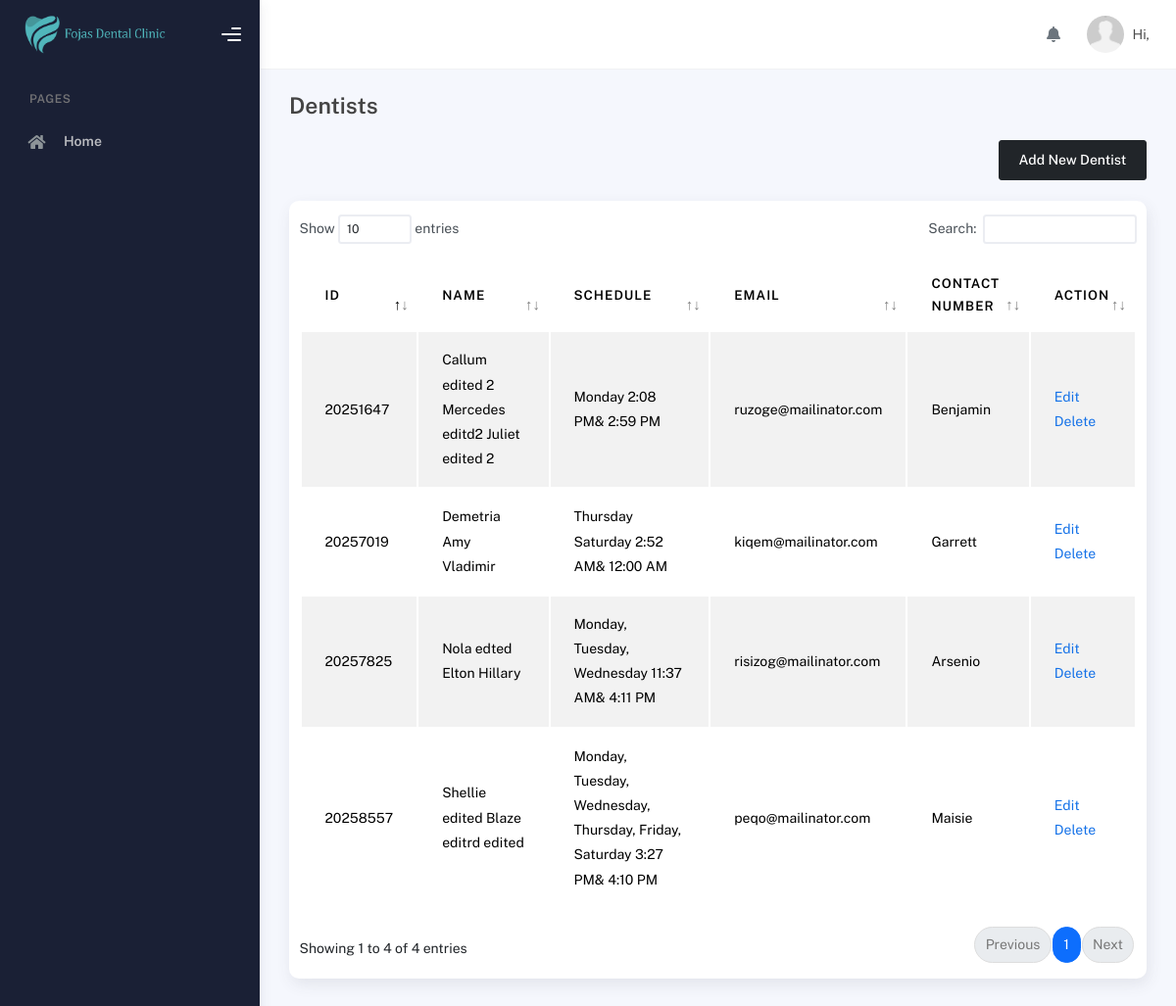
/modules/admin/view-dentists.php, run on an earlier commit of the app's database.
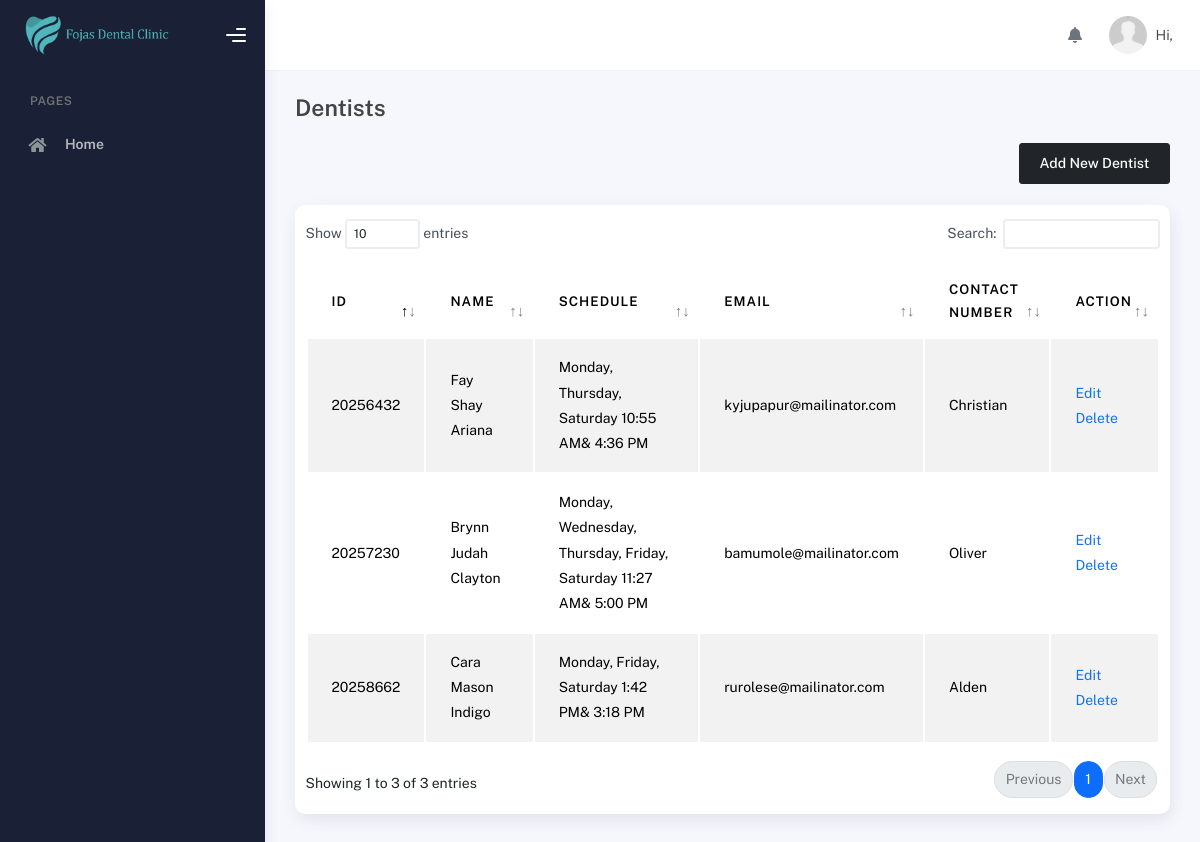
And on a later commit of the database.
### tables this page shows
CREATE TABLE `schedule` (
  `id` int(11) NOT NULL,
  `user_id` int(255) NOT NULL,
  `day` varchar(150) NOT NULL,
  `start_time` varchar(100) NOT NULL,
  `end_time` varchar(100) NOT NULL,
  `date_created` date NOT NULL,
  `date_updated` date NOT NULL
);

CREATE TABLE `users` (
  `id` int(11) NOT NULL,
  `user_id` int(100) NOT NULL,
  `role_id` int(11) NOT NULL,
  `first_name` varchar(250) NOT NULL,
  `middle_name` varchar(255) NOT NULL,
  `last_name` varchar(255) NOT NULL,
  `mobile_number` varchar(255) NOT NULL,
  `email` varchar(255) NOT NULL,
  `password` varchar(255) NOT NULL,
  `date_of_birth` date NOT NULL,
  `date_created` date NOT NULL,
  `date_updated` date NOT NULL,
  `token` varchar(255) DEFAULT NULL,
  `address` varchar(255) DEFAULT NULL
);

### modules/admin/view-dentists.php (the view, shortened to what this page needs)
<?php
include('../../connection/connection.php');
?>
<!DOCTYPE html>
<html lang="en">
<head>
    <?php include '../../includes/styles.php' ?>
</head>
<body>
    <div class="wrapper">
        <?php include '../../includes/sidebar.php'; ?>
      <div class="main-panel">
        <?php include '../../includes/topbar.php'; ?>
        <div class="container">
          <div class="page-inner">
            <div class="page-header">
              <h4 class="page-title">Dentists</h4>
            </div>
            <div class="page-category">
                <div class="row mb-4">
                    <div class="col-lg-12">
                        <div class="d-flex justify-content-end">
                            <a href="add-dentist.php" class="btn btn-dark">Add New Dentist</a>
                        </div>
                    </div>
                </div>
                <div class="card py-3">
                    <div class="table-responsive">
                    <table id="dataTable" class="display table table-striped table-hover">
                        <thead>
                            <tr>
                                <th>Id</th>
                                <th>Name</th>
                                <th>Schedule</th>
                                <th>Email</th>
                                <th>Contact Number</th>
                                <th>Action</th>
                            </tr>
                        </thead>
                        <tbody>
                        <?php
                            $query_dentists = "SELECT users.user_id AS user_id, users.first_name AS first_name, users.middle_name AS middle_name, users.last_name AS last_name, users.mobile_number AS mobile_number, users.email AS email, schedule.user_id AS schedule_user_id, schedule.day AS day , schedule.start_time AS start_time, schedule.end_time AS end_time
                            FROM
                            users
                            LEFT JOIN schedule
                            ON users.user_id = schedule.user_id
                            WHERE users.role_id = '3'";
                            $run_dentists = mysqli_query($conn,$query_dentists);
                            if(mysqli_num_rows($run_dentists) > 0){
                                foreach($run_dentists as $row_dentist){
                                    ?>
                                    <tr>
                                        <td><?php echo $row_dentist['user_id']?></td>
                                        <td><?php echo $row_dentist['first_name']. " " . $row_dentist['middle_name'] . " " . $row_dentist['last_name']?></td>
                                        <td><?php echo $row_dentist['day']. " " . date("g:i A",strtotime($row_dentist['start_time'])). "& " . date("g:i A", strtotime($row_dentist['end_time'])) ?></td>
                                        <td><?php echo $row_dentist['email']?></td>
                                        <td><?php echo $row_dentist['mobile_number']?></td>
                                        <td>
                                            <a href="edit-dentist.php?user_id=<?php echo$row_dentist['user_id']?>">Edit</a>
                                            <a href="delete-dentist.php?user_id=<?php echo $row_dentist['user_id']?>">Delete</a>
                                        </td>
                                    </tr>
                                    <?php
                                }
                            }
                            ?>
                        </tbody>
                        </table>
                    </div>
                </div>
            </div>
          </div>
        </div>
      </div>
    </div>
</body>
</html>

### includes/styles.php (shortened to what this page needs)
<?php
echo '
<script src="' . BASE_PATH . '/assets/js/plugin/webfont/webfont.min.js"></script>
<script>
WebFont.load({
google: { families: ["Public Sans:300,400,500,600,700"] },
custom: {
    families: [
    "Font Awesome 5 Solid",
    "Font Awesome 5 Regular",
    "Font Awesome 5 Brands",
    "simple-line-icons",
    ],
    urls: ["' . BASE_PATH . '/assets/css/fonts.min.css"],
},
active: function () {
    sessionStorage.fonts = true;
},
});
</script>
<link rel="stylesheet" href="' . BASE_PATH . '/assets/css/bootstrap.min.css" />
<link rel="stylesheet" href="' . BASE_PATH . '/assets/css/plugins.min.css" />
<link rel="stylesheet" href="' . BASE_PATH . '/assets/css/kaiadmin.min.css" />
<link rel="stylesheet" href="' . BASE_PATH . '/assets/css/demo.css" />
'
?>

### includes/sidebar.php (shortened to what this page needs)
<?php
echo '
<div class="sidebar" data-background-color="dark">
<div class="sidebar-logo">
    <div class="logo-header" data-background-color="dark">
    <a href="#" class="logo">
        <img
        src="' . BASE_PATH . '/assets/img/banner-2.png"
        alt="navbar brand"
        class="navbar-brand"
        height="40"
        />
    </a>
    <div class="nav-toggle">
        <button class="btn btn-toggle toggle-sidebar">
        <i class="gg-menu-right"></i>
        </button>
        <button class="btn btn-toggle sidenav-toggler">
        <i class="gg-menu-left"></i>
        </button>
    </div>
    <button class="topbar-toggler more">
        <i class="gg-more-vertical-alt"></i>
    </button>
    </div>
</div>
<div class="sidebar-wrapper scrollbar scrollbar-inner">
    <div class="sidebar-content">
        <ul class="nav nav-secondary">
            <li class="nav-section">
                <!-- <span class="sidebar-mini-icon">
                    <i class="fa fa-ellipsis-h"></i>
                </span> -->
                <h4 class="text-section">Pages</h4>
            </li>
            <li class="nav-item">
                <a href="dashboard.php">
                    <i class="fas fa-home"></i>
                    <p>Home</p>
                </a>
            </li>
            ';
            echo '
        </ul>
    </div>
</div>
</div>
';
?>

### includes/topbar.php (shortened to what this page needs)
<?php
echo '
<div class="main-header">
  <nav
    class="navbar navbar-header navbar-header-transparent navbar-expand-lg border-bottom"
  >
    <div class="container-fluid">
      <ul class="navbar-nav topbar-nav ms-md-auto align-items-center">
        <li class="nav-item topbar-icon dropdown hidden-caret ">
          <a
            class="nav-link dropdown-toggle disabled"
            href="#"
            id="notifDropdown"
            role="button"
            data-bs-toggle="dropdown"
            aria-haspopup="true"
            aria-expanded="false"
          >
            <i class="fa fa-bell"></i>
          </a>
        </li>
        <li class="nav-item topbar-user dropdown hidden-caret">
          <a
            class="dropdown-toggle profile-pic"
            data-bs-toggle="dropdown"
            href="#"
            aria-expanded="false"
          >
            <div class="avatar-sm">
              <img
                src="'. BASE_PATH . '/assets/img/default.jpg"
                alt="Userimg"
                class="avatar-img rounded-circle"
              />
            </div>
            <span class="profile-username">
              <span class="op-7">Hi,</span>
              <span class="fw-bold">' . $first_name .'</span>
            </span>
          </a>
          <ul class="dropdown-menu dropdown-user animated fadeIn">
            <div class="dropdown-user-scroll scrollbar-outer">
              <li>';
              echo '</li>
            </div>
          </ul>
        </li>
      </ul>
    </div>
  </nav>
</div>
';
?>

What changed in the data, as far as the page shows it:
removed schedule: users.user_id "20258557", users.first_name "Shellie edited", users.middle_name "Blaze editrd", users.last_name "edited", day "Monday, Tuesday, Wednesday, Thursday, Friday, Saturday", start_time "3:27 PM", end_time "4:10 PM", users.email "peqo@mailinator.com", users.mobile_number "Maisie"
removed schedule: users.user_id "20257019", users.first_name "Demetria", users.middle_name "Amy", users.last_name "Vladimir", day "Thursday Saturday", start_time "2:52 AM", end_time "12:00 AM", users.email "kiqem@mailinator.com", users.mobile_number "Garrett"
removed schedule: users.user_id "20257825", users.first_name "Nola edted", users.middle_name "Elton", users.last_name "Hillary", day "Monday, Tuesday, Wednesday", start_time "11:37 AM", end_time "4:11 PM", users.email "risizog@mailinator.com", users.mobile_number "Arsenio"
removed schedule: users.user_id "20251647", users.first_name "Callum edited 2", users.middle_name "Mercedes editd2", users.last_name "Juliet edited 2", day "Monday", start_time "2:08 PM", end_time "2:59 PM", users.email "ruzoge@mailinator.com", users.mobile_number "Benjamin"
added schedule: users.user_id "20258662", users.first_name "Cara", users.middle_name "Mason", users.last_name "Indigo", day "Monday, Friday, Saturday", start_time "1:42 PM", end_time "3:18 PM", users.email "rurolese@mailinator.com", users.mobile_number "Alden"
added schedule: users.user_id "20257230", users.first_name "Brynn", users.middle_name "Judah", users.last_name "Clayton", day "Monday, Wednesday, Thursday, Friday, Saturday", start_time "11:27 AM", end_time "5:00 PM", users.email "bamumole@mailinator.com", users.mobile_number "Oliver"
added schedule: users.user_id "20256432", users.first_name "Fay", users.middle_name "Shay", users.last_name "Ariana", day "Monday, Thursday, Saturday", start_time "10:55 AM", end_time "4:36 PM", users.email "kyjupapur@mailinator.com", users.mobile_number "Christian"
Also different on the page:
text written by a page script: "Show entries Search: Showing 1 to 4 of 4 entries Previous 1 Next" → "Show entries Search: Showing 1 to 3 of 3 entries Previous 1 Next"
